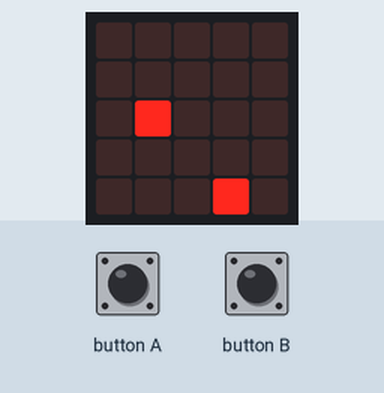
Simulated run of this program. Board: BBC micro:bit (MakeCode). Parts: the board's 5×5 LED display. The test bench sets the inputs (shaded band). Random numbers come from a fixed seed; the run ends where the board's game-over animation would start. At 2.0 s the program stops and its outputs stay as they are.

Above: at 1.2 s.
1.3 s: button A pressed for 0.15 s
At 1.9 s:
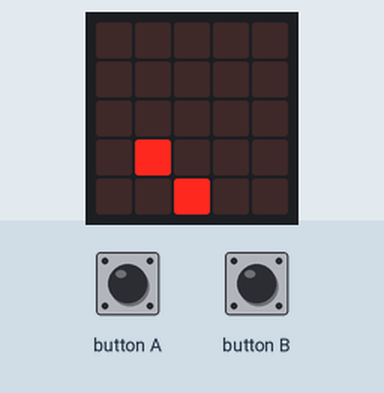
At 3.0 s:
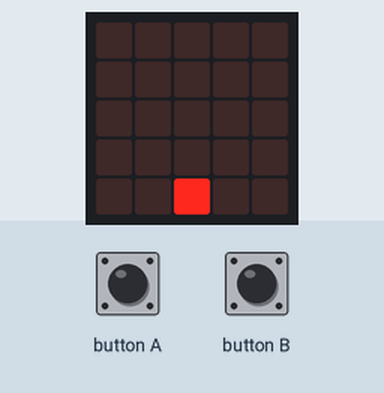
Timing chart, 0 to 3.5 s (numbered marks = the images above; inputs shaded):
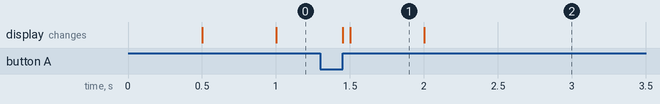

Measured:
- what the display in image 1 shows lasts 0.5 s, from 1.5 s to 2.0 s

The program:

main.ts
```typescript
input.onButtonPressed(Button.A, function () {
    if (bootX > 0) {
        led.unplot(bootX, bootY)
        bootX += -1
        led.plot(bootX, bootY)
    }
})
input.onButtonPressed(Button.B, function () {
    if (bootX < 4) {
        led.unplot(bootX, bootY)
        bootX += 1
        led.plot(bootX, bootY)
    }
})
let manX = 0
let manY = 0
let bootX = 0
let bootY = 0
let score = 0
let game2 = 1
bootY = 4
bootX = 3
led.plot(bootX, bootY)
basic.forever(function () {
    while (game2 == 1) {
        manY = 0
        manX = randint(0, 4)
        while (manY < 4) {
            led.plot(manX, manY)
            basic.pause(500)
            led.unplot(manX, manY)
            manY += 1
        }
        if (!(bootX == manX)) {
            game.setScore(score)
            game.gameOver()
            game2 = 0
            basic.showLeds(`
                . . . . .
                . . . . .
                . . . . .
                . . . . .
                . . . . .
                `)
            control.reset()
        } else {
            score += 1
        }
    }
})
```

test.ts
```typescript
// tests gaan hier; deze zal niet worden gecompileerd wanneer dit pakket wordt gebruikt als extensie.
```
